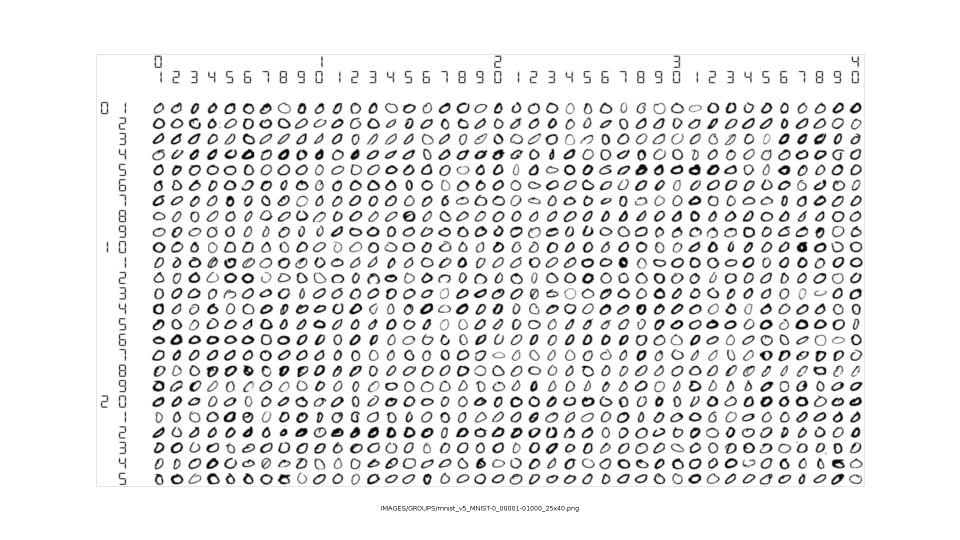
#> input picture src/data/mnist_v5_MNIST-0_00001-01000_25x40.png, 1920 x 1080 px (shown at 1/2 size); its folder holds only this picture in this run
$ python vectorize_images.py
#> lines starting #> are read from the running program, lines starting #| are printed output that depends on the picture
from __future__ import annotations

from pathlib import Path
import re
from typing import Tuple

import numpy as np
from PIL import Image

_LABEL_PATTERN = re.compile(r"MNIST-(\d)")


def load_vectorized_digits(
    data_dir: str | Path | None = None,
    *,
    tile_size: Tuple[int, int] = (28, 28),
    grid_size: Tuple[int, int] = (25, 40),
    normalize: bool = False,
    crop_box: tuple[int, int, int, int] = (295, 200, 1720, 960), #left top right bottom
    output_dir: str | Path | None = None,
    save_vectors: bool = True,
    save_debug: bool = True,
    debug_tiles_per_file: int = 20,
) -> tuple[np.ndarray, np.ndarray]:
    """Load rendered MNIST grid PNG files into vectorized samples and labels.

    The input PNGs are expected to be rendered 25x40 digit sheets like:
    ``mnist_v5_MNIST-9_01001-02000_25x40.png``.

    Because those PNGs contain margins, axis labels, and a filename caption, this
    function first crops the digit area, then splits that crop into 25x40 tiles,
    resizes each tile to 28x28, flattens each tile into a vector of length 784,
    and optionally saves the vectors and debug images.

    Args:
        data_dir: Directory containing PNG files. Defaults to ``src/data``.
        tile_size: Final output tile size as ``(height, width)``.
        grid_size: Number of digit rows and columns in each PNG sheet.
        normalize: If True, saves/returns float32 features in [0.0, 1.0].
        crop_box: PIL-style crop box ``(left, top, right, bottom)`` selecting
            only the digit grid, excluding labels/margins/caption.
        output_dir: Directory where vectors/debug files are saved. Defaults to
            ``data_dir / "vectorized_output"``.
        save_vectors: If True, saves ``X_vectors.npy`` and ``y_labels.npy``.
        save_debug: If True, saves crop and sample tile images for inspection.
        debug_tiles_per_file: Number of extracted tiles to save per PNG file.

    Returns:
        X: Array of shape ``(n_samples, 784)``.
        y: Array of shape ``(n_samples,)``.
    """
#> called with tile_size = (28, 28), grid_size = (25, 40), normalize = True, crop_box = (295, 200, 1720, 960), save_vectors = True, save_debug = True, debug_tiles_per_file = 20
    if data_dir is None:
        data_dir = Path(__file__).resolve().parents[1] / "data"
    else:
        data_dir = Path(data_dir)

    if output_dir is None:
        output_dir = data_dir / "vectorized_output"
    else:
        output_dir = Path(output_dir)

    output_dir.mkdir(parents=True, exist_ok=True)
    debug_dir = output_dir / "debug"
    if save_debug:
        debug_dir.mkdir(parents=True, exist_ok=True)

    png_files = sorted(data_dir.glob("*.png"))
    if not png_files:
        raise FileNotFoundError(f"No PNG files found in: {data_dir}")

    tile_h, tile_w = tile_size
    grid_rows, grid_cols = grid_size
    left, top, right, bottom = crop_box

    all_x: list[np.ndarray] = []
    all_y: list[np.ndarray] = []

    for png_path in png_files:
        match = _LABEL_PATTERN.search(png_path.name)
        if not match:
            raise ValueError(f"Could not infer label from filename: {png_path.name}")
        label = int(match.group(1))

        with Image.open(png_path) as image:
#> image is the input picture: PIL image 1920x1080 RGB; min 0, max 255, mean 233.6
            image_array = np.asarray(image.convert("L"), dtype=np.uint8)

        image_h, image_w = image_array.shape
#> image_h = 1080; image_w = 1920
        if not (0 <= left < right <= image_w and 0 <= top < bottom <= image_h):
            raise ValueError(
                f"Invalid crop_box={crop_box} for {png_path.name} with shape "
                f"height={image_h}, width={image_w}"
            )

        # Crop only the digit grid, excluding axis labels, margins, and caption.
        digit_area = image_array[top:bottom, left:right]
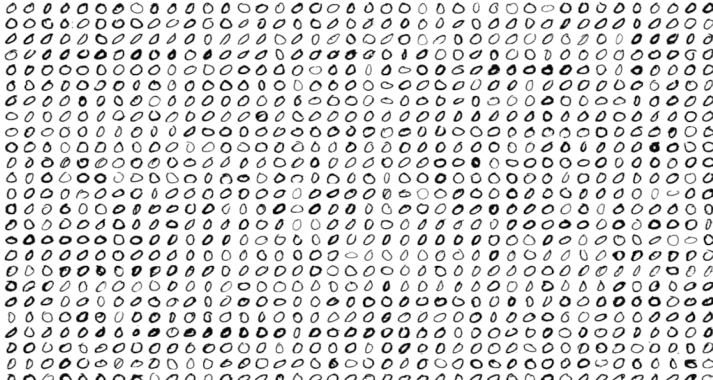
#> digit_area: shape (760, 1425) (shown at 1/2 size); min 0, max 255, mean 216.8

        if save_debug:
            Image.fromarray(digit_area).save(debug_dir / f"{png_path.stem}_crop.png")

        row_tiles = np.array_split(digit_area, grid_rows, axis=0)
#> row_tiles = 25 items
        flattened_tiles: list[np.ndarray] = []
        debug_tiles: list[np.ndarray] = []

        for row_idx, row in enumerate(row_tiles):
            col_tiles = np.array_split(row, grid_cols, axis=1)
            for col_idx, tile in enumerate(col_tiles):
                resized_tile = np.asarray(
                    Image.fromarray(tile).resize((tile_w, tile_h), Image.BILINEAR),
                    dtype=np.uint8,
                )
                flattened_tiles.append(resized_tile.reshape(tile_h * tile_w))

                tile_index = row_idx * grid_cols + col_idx
                if save_debug and tile_index < debug_tiles_per_file:
                    debug_tiles.append(resized_tile)
#> this loop made 25 passes
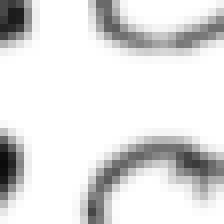
#> resized_tile: shape (28, 28) (shown 8 times larger); min 11, max 255, mean 224.1
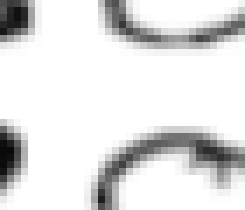
#> tile: shape (30, 35) (shown 7 times larger); min 9, max 255, mean 224.1
#> after the loop, debug_tiles = 20 items; flattened_tiles = 1000 items

        patches = np.stack(flattened_tiles, axis=0)
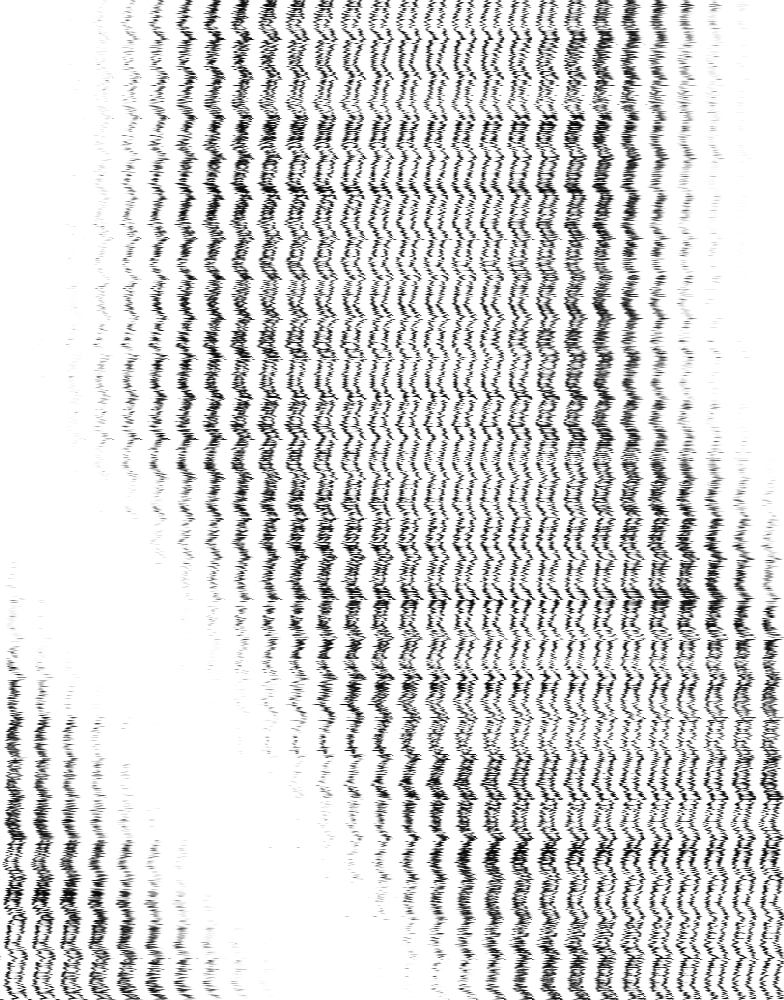
#> patches: shape (1000, 784); min 0, max 255, mean 216.8

        if save_debug:
            for i, tile in enumerate(debug_tiles):
                Image.fromarray(tile).save(debug_dir / f"{png_path.stem}_tile_{i:03d}.png")
#> this loop made 20 passes
#> pass 1, in load_vectorized_digits, `Image.fromarray(tile).save(debug_dir / f"{png_path.stem}_tile_{i:03d}...`:
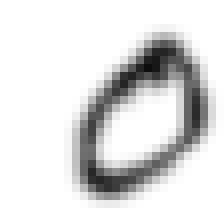
#> saved as mnist_v5_MNIST-0_00001-01000_25x40_tile_000.png: PIL image 28x28 L (shown 8 times larger); min 13, max 255, mean 222.7
#> pass 2, in load_vectorized_digits, `Image.fromarray(tile).save(debug_dir / f"{png_path.stem}_tile_{i:03d}...`:
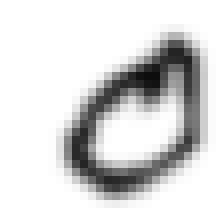
#> saved as mnist_v5_MNIST-0_00001-01000_25x40_tile_001.png: PIL image 28x28 L (shown 8 times larger); min 13, max 255, mean 217.7

        if normalize:
            patches = patches.astype(np.float32) / 255.0

        labels = np.full((patches.shape[0],), label, dtype=np.int64)
#> labels = 1000 values from 0 to 0

        all_x.append(patches)
        all_y.append(labels)

    x = np.concatenate(all_x, axis=0)
    y = np.concatenate(all_y, axis=0)
#> y = 1000 values from 0 to 0

    if save_vectors:
        np.save(output_dir / "X_vectors.npy", x)
        np.save(output_dir / "y_labels.npy", y)

    return x, y


if __name__ == "__main__":
    X, y = load_vectorized_digits(
        normalize=True,
        save_vectors=True,
        save_debug=True,
    )
#> y = 1000 values from 0 to 0

    print(f"X shape: {X.shape}, dtype: {X.dtype}")
#| X shape: (1000, 784), dtype: float32
    print(f"y shape: {y.shape}, labels: {np.unique(y)}")
#| y shape: (1000,), labels: [0]
    print("Saved vectors to: data/vectorized_output/X_vectors.npy")
    print("Saved labels to:  data/vectorized_output/y_labels.npy")
    print("Saved debug files to: data/vectorized_output/debug/")

$ run again, on src/data/mnist_v5_MNIST-2_00001-01000_25x40.png
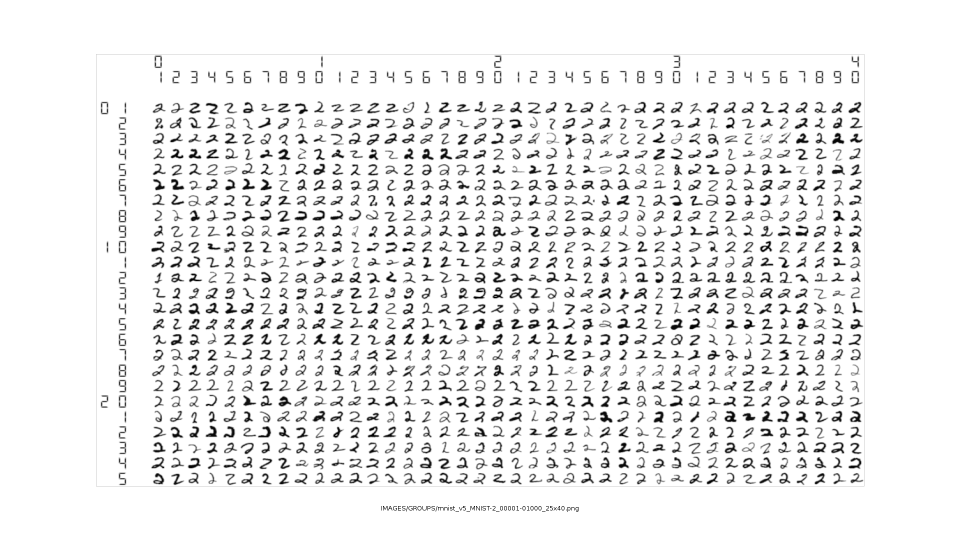
#> input picture src/data/mnist_v5_MNIST-2_00001-01000_25x40.png, 1920 x 1080 px (shown at 1/2 size)
#> in load_vectorized_digits, image is the input picture: PIL image 1920x1080 RGB; min 0, max 255, mean 237.1
#> in load_vectorized_digits, `digit_area = image_array[top:bottom, left:right]`:
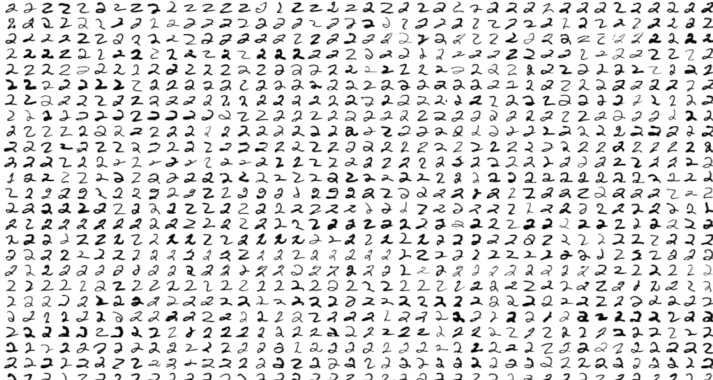
#> digit_area: shape (760, 1425) (shown at 1/2 size); min 0, max 255, mean 223.5
#> row_tiles = 25 items
#> the loop in load_vectorized_digits, `for row_idx, row in enumerate(row_tiles):` made 25 passes
#> after the loop in load_vectorized_digits, `for row_idx, row in enumerate(row_tiles):`: debug_tiles = 20 items; flattened_tiles = 1000 items
#> the loop in load_vectorized_digits, `for i, tile in enumerate(debug_tiles):` made 20 passes
#> pass 2, in load_vectorized_digits, `Image.fromarray(tile).save(debug_dir / f"{png_path.stem}_tile_{i:03d}...`:
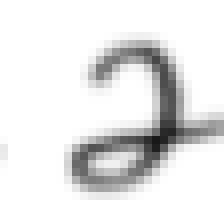
#> saved as mnist_v5_MNIST-2_00001-01000_25x40_tile_001.png: PIL image 28x28 L (shown 8 times larger); min 24, max 255, mean 230.3
#> `X, y = load_vectorized_digits( normalize=True, save_vectors=True, save..`: y = 1000 values from 2 to 2
#| X shape: (1000, 784), dtype: float32
#| y shape: (1000,), labels: [2]

$ run again, on src/data/mnist_v5_MNIST-2_01001-02000_25x40.png
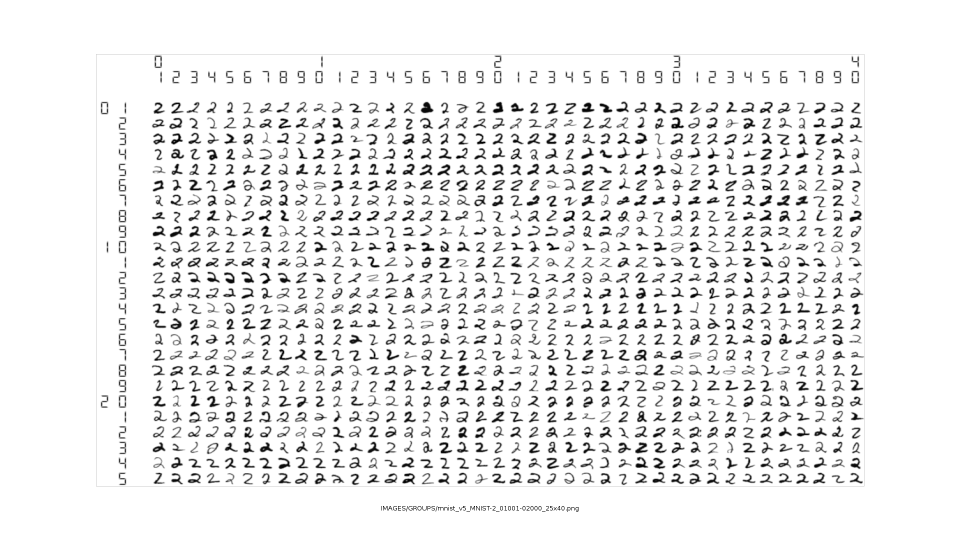
#> input picture src/data/mnist_v5_MNIST-2_01001-02000_25x40.png, 1920 x 1080 px (shown at 1/2 size)
#> in load_vectorized_digits, image is the input picture: PIL image 1920x1080 RGB; min 0, max 255, mean 236.8
#> in load_vectorized_digits, `digit_area = image_array[top:bottom, left:right]`:
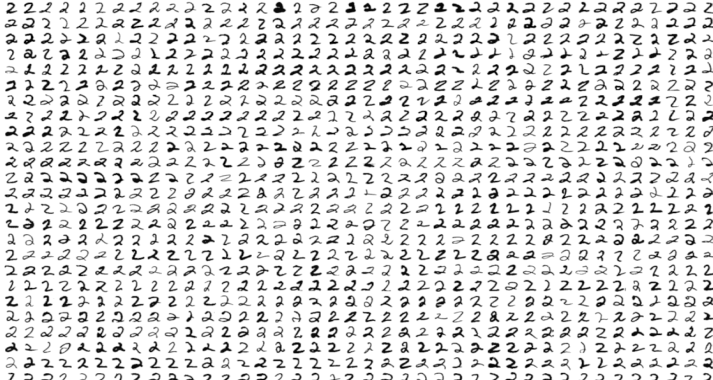
#> digit_area: shape (760, 1425) (shown at 1/2 size); min 0, max 255, mean 222.9
#> row_tiles = 25 items
#> the loop in load_vectorized_digits, `for row_idx, row in enumerate(row_tiles):` made 25 passes
#> after the loop in load_vectorized_digits, `for row_idx, row in enumerate(row_tiles):`: debug_tiles = 20 items; flattened_tiles = 1000 items
#> the loop in load_vectorized_digits, `for i, tile in enumerate(debug_tiles):` made 20 passes
#> pass 2, in load_vectorized_digits, `Image.fromarray(tile).save(debug_dir / f"{png_path.stem}_tile_{i:03d}...`:
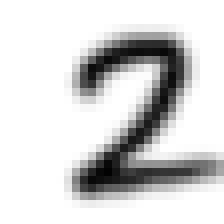
#> saved as mnist_v5_MNIST-2_01001-02000_25x40_tile_001.png: PIL image 28x28 L (shown 8 times larger); min 2, max 255, mean 212.9
#> `X, y = load_vectorized_digits( normalize=True, save_vectors=True, save..`: y = 1000 values from 2 to 2
#| X shape: (1000, 784), dtype: float32
#| y shape: (1000,), labels: [2]

$ run again, on src/data/mnist_v5_MNIST-2_02001-03000_25x40.png
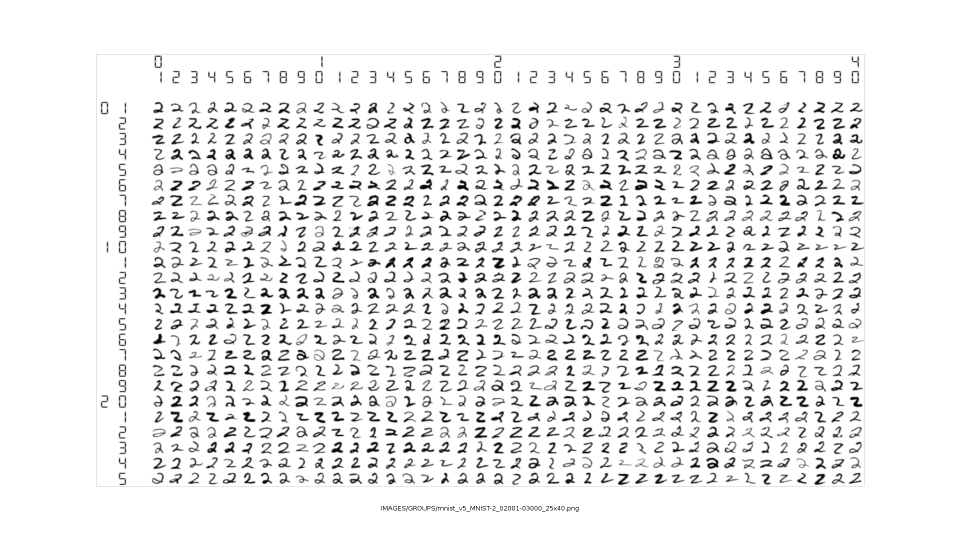
#> input picture src/data/mnist_v5_MNIST-2_02001-03000_25x40.png, 1920 x 1080 px (shown at 1/2 size)
#> in load_vectorized_digits, image is the input picture: PIL image 1920x1080 RGB; min 0, max 255, mean 236.8
#> in load_vectorized_digits, `digit_area = image_array[top:bottom, left:right]`:
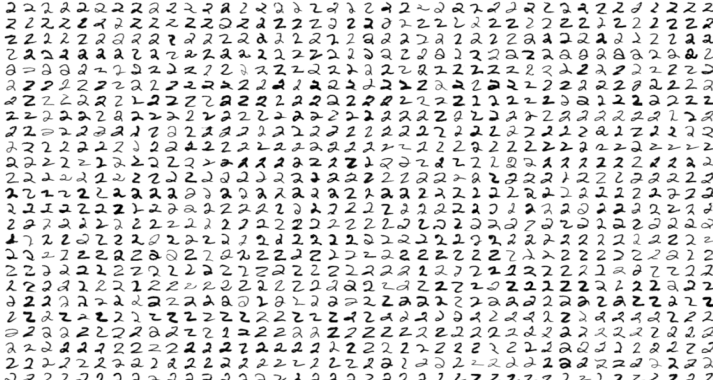
#> digit_area: shape (760, 1425) (shown at 1/2 size); min 0, max 255, mean 222.9
#> row_tiles = 25 items
#> the loop in load_vectorized_digits, `for row_idx, row in enumerate(row_tiles):` made 25 passes
#> after the loop in load_vectorized_digits, `for row_idx, row in enumerate(row_tiles):`: debug_tiles = 20 items; flattened_tiles = 1000 items
#> the loop in load_vectorized_digits, `for i, tile in enumerate(debug_tiles):` made 20 passes
#> pass 2, in load_vectorized_digits, `Image.fromarray(tile).save(debug_dir / f"{png_path.stem}_tile_{i:03d}...`:
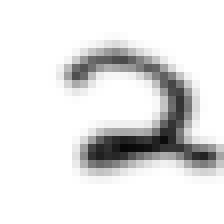
#> saved as mnist_v5_MNIST-2_02001-03000_25x40_tile_001.png: PIL image 28x28 L (shown 8 times larger); min 7, max 255, mean 227.8
#> `X, y = load_vectorized_digits( normalize=True, save_vectors=True, save..`: y = 1000 values from 2 to 2
#| X shape: (1000, 784), dtype: float32
#| y shape: (1000,), labels: [2]
